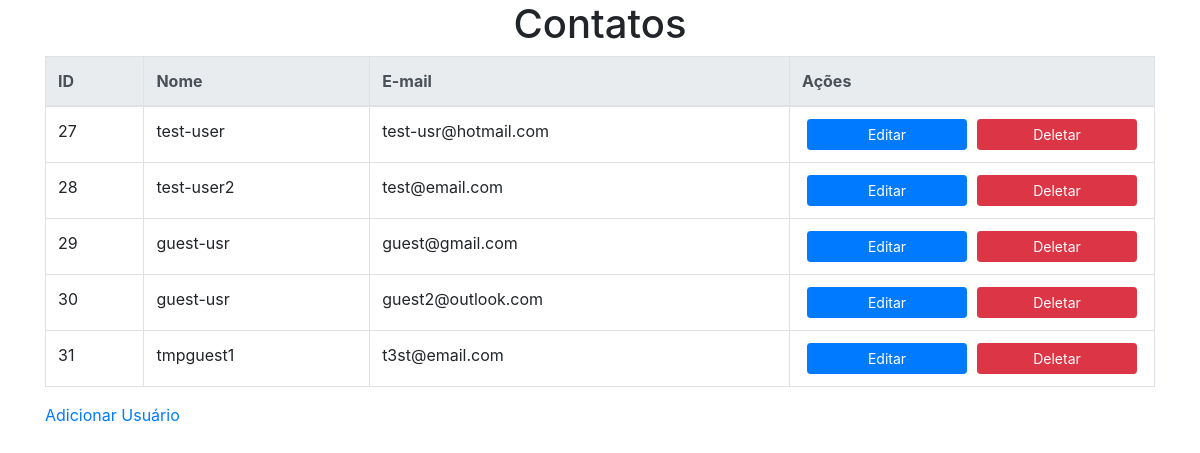
The page / on the database its author committed.
### tables this page shows
CREATE TABLE `contatos` (
  `id` int NOT NULL,
  `name` varchar(100) DEFAULT NULL,
  `email` varchar(100) NOT NULL
);

### includes/class/contato.class.php (called while the page is built, shortened)
<?php
class Contato {
    private $pdo;
    private $DBNAME = "crudoo";
    private $DBHOST = "127.0.0.1";
    private $DBUSR  = "root";
    private $DBPWD  = "admin";
    public function __construct() {
        $dsn = "mysql:dbname=".$this->DBNAME.";host=".$this->DBHOST;
        try {
            $this->pdo = new PDO($dsn, $this->DBUSR, $this->DBPWD);
        } catch (PDOException $e) {
            echo 'Connection failed: ' . $e->getMessage();
        }
    }
    public function GetAll() {
        $sql = "SELECT * FROM contatos";
        $sql = $this->pdo->query($sql);
        if($sql->rowCount() > 0) {
            return $sql->fetchAll();
        } else {
            return array();
        }
    }
}

### index.php (the view, shortened to what this page needs)
<?php
include "includes/header.php";
include "includes/class/contato.class.php";
$contato = new Contato();
?>
<div class="container">
    <h1 class="text-center">Contatos</h1>
    <table class="table table-bordered table-hover">
        <thead class="thead-light">
            <tr>
                <th scope="col">ID</th>
                <th scope="col">Nome</th>
                <th scope="col">E-mail</th>
                <th scope="col">Ações</th>
            </tr>
        </thead>
        <tbody>
            <?php
            $list = $contato->GetAll();
            foreach($list as $item):
            ?>
            <tr>
                <td scope="row"><?php echo $item[id]; ?></td>
                <td><?php echo $item[name]; ?></td>
                <td><?php echo $item[email]; ?></td>
                <td>
                    <div class="d-flex justify-content-between">
                        <a href="edit.php?id=<?php echo $item[id]; ?>" class="btn btn-primary btn-sm btn-block" style="margin: 0 5px">Editar</a>
                        <a href="delete.php?id=<?php echo $item[id]; ?>" class="btn btn-danger btn-sm btn-block" style="margin: 0 5px">Deletar</a>
                    </div>
                </td>
            </tr>
            <?php endforeach; ?>
        </tbody>
    </table>
    <a href="adduser.php">Adicionar Usuário</a>
</div>
<?php include "footer.php"; ?>

### includes/header.php (shortened to what this page needs)
<!DOCTYPE html>
<html lang="pt-br">
<head>
    <link rel="stylesheet" href="assets/css/bootstrap.css">
</head>
<body>

### rows shown on the page
contatos: id "27", name "test-user", email "test-usr@hotmail.com"
contatos: id "28", name "test-user2", email "test@email.com"
contatos: id "29", name "guest-usr", email "guest@gmail.com"
contatos: id "30", name "guest-usr", email "guest2@outlook.com"
contatos: id "31", name "tmpguest1", email "t3st@email.com"
